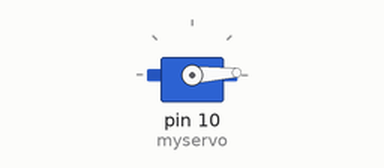
This sketch was run on a simulated Arduino Uno, built with avr-gcc and run on an emulated ATmega328P. Shown: servo.

Above: at 0.05 s.
At 0.9 s:
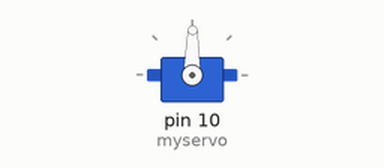
At 1.75 s:
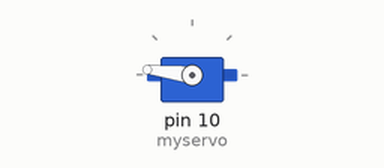
At 3.45 s:
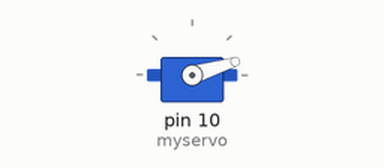
Timing chart, 0 to 8.3 s (numbered marks = the images above):
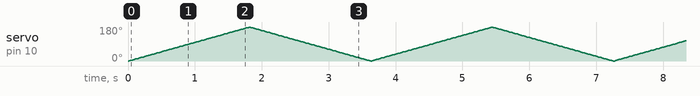

The sketch:

14_servo_motor.ino
```cpp
//라이브러리 가져오기
#include <Servo.h>
//서보모터 객체를 만든다
Servo myservo;

void setup() {
  // 서보모터 포트를 지정한다
  myservo.attach(10);
  // 서보모터를 0도로 초기화시킨다 (0~179)
  myservo.write(0);

}

void loop() {
  for(int i=0; i<180; i++) {
    myservo.write(i);
    delay(10);
  }

  for(int i=179; i>=0; i--) {
    myservo.write(i);
    delay(10);
  }

}
```
